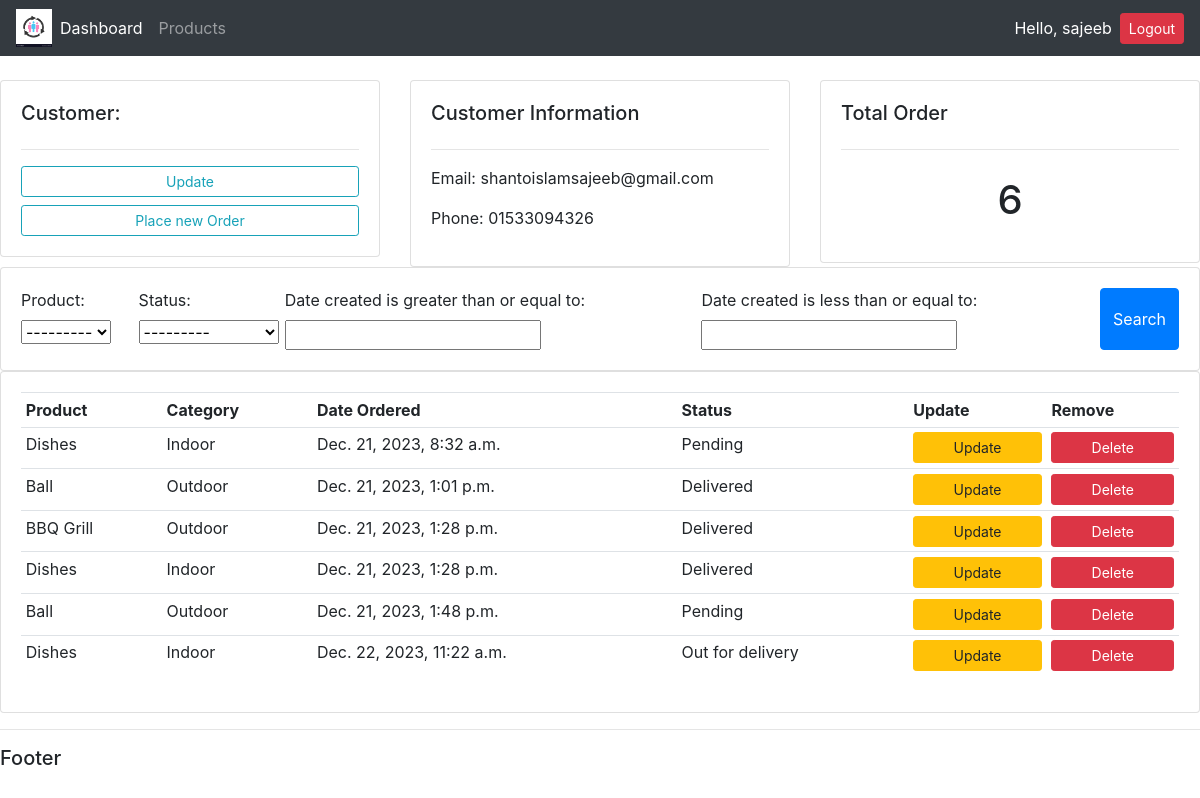
The app's page /customer/1/ (signed in) with its own data.
### accounts/models.py (models this page shows, shortened)
class Customer(models.Model):
    user = models.OneToOneField(User,null=True, blank=True, on_delete= models.CASCADE)
    name = models.CharField(max_length=200, null=True)
    phone = models.CharField(max_length=200, null=True)
    email = models.CharField(max_length=200, null=True)
    profile_pic = models.ImageField(default = "x.jpeg",null=True, blank = True)
    date_created = models.DateTimeField(auto_now_add = True, null=True)

class Order(models.Model):
    STATUS = (
        ('Pending','Pending'),
        ('Out for delivery','Out for delivery'),
        ('Delivered','Delivered'),
    )
    customer = models.ForeignKey(Customer, null=True, on_delete= models.SET_NULL)
    product = models.ForeignKey(Product, null=True, on_delete= models.SET_NULL)
    date_created = models.DateTimeField(auto_now_add = True, null=True)
    status = models.CharField(max_length=200, null=True, choices=STATUS)

class Product(models.Model):
    CATEGORY = (
        ('Indoor','Indoor'),
        ('Outdoor','Outdoor'),
    )
    name = models.CharField(max_length=200, null=True)
    price = models.FloatField(null = True)
    category = models.CharField(max_length=200, null=True,choices=CATEGORY)
    description = models.CharField(max_length=200, null=True, blank=True)
    date_created = models.DateTimeField(auto_now_add = True, null=True)
    tags = models.ManyToManyField(Tag)
    def __str__(self):
        return self.name

### accounts/decorators.py (the view)
        def wrapper_func(request, *args, **kwargs):
            group = None
            if request.user.groups.exists():
                group = request.user.groups.all()[0].name
            if group in allowed_roles:
                return view_func(request, *args, **kwargs)
            else:
                return HttpResponse('You are not authorized to view this page')

### accounts/views.py (called while the page is built)
@login_required(login_url='login')
@allowed_users(allowed_roles=['admin'])
def customer(request,pk):
    customers = Customer.objects.get(id=pk)
    orders = customers.order_set.all()
    order_count = orders.count()
    myFilter = OrderFilter(request.GET, queryset= orders)
    orders = myFilter.qs
    context = {'customers':customers,'orders':orders, 'order_count':order_count,'myFilter':myFilter}
    return render(request,'accounts/customer.html',context)

### accounts/templates/accounts/customer.html
{% extends 'accounts/main.html' %}
{% block content %}
    <br>
    <div class="row">
        <div class="col-md">
            <div class="card card-body">
                <h5>Customer:</h5>
                <hr>
                <a href="" class="btn btn-outline-info btn-sm btn-block">Update</a>
                <a href="{% url 'create_order' customers.id %}" class="btn btn-outline-info btn-sm btn-block">Place new Order</a>
            </div>
        </div>
        <div class="col-md">
            <div class="card card-body">
                <h5>Customer Information</h5>
                <hr>
                <p>Email: {{customers.email}}</p>
                <p>Phone: {{customers.phone}} </p>
            </div>
        </div>
        <div class="col-md">
            <div class="card card-body">
                <h5>Total Order</h5>
                <hr>
                <h1 style="text-align: center; padding: 10px;">{{order_count}}</h1>
            </div>
        </div>
    </div>
    <div class="row">
        <div class="col">
            <div class="card card-body">
                <form method="get">
                    <div class="d-flex flex-row">
                        {{myFilter.form}}
                        <button class="btn btn-primary" type="submit">Search</button>
                    </div>
                </form>
            </div>
        </div>
    </div>
    <div class="row">
        <div class="col-md">
            <div class="card card-body">
                <table class="table table-sm">
                    <tr>
                        <th>Product</th>
                        <th>Category</th>
                        <th>Date Ordered</th>
                        <th>Status</th>
                        <th>Update</th>
                        <th>Remove</th>
                    </tr>
                    {% for order in orders %}
                    <tr>
                        <td>{{order.product}}</td>
                        <td>{{order.product.category}}</td>
                        <td>{{order.date_created}}</td>
                        <td>{{order.status}}</td>
                        <td><a href="{% url 'update_order' order.id%}" class="btn btn-sm btn-warning btn-block" role = "button">Update</a></td>
                        <td><a href="{% url 'delete_order' order.id%}" class="btn btn-sm btn-danger btn-block">Delete</a></td>
                    </tr>
                    {% endfor %}
                </table>
            </div>
        </div>
    </div>
{% endblock%}

### accounts/templates/accounts/navbar.html (shortened to what this page needs)
{% load static %}
<nav class="navbar navbar-expand-lg navbar-dark bg-dark">
  <img src="{% static 'images/x.jpeg' %}" style="width: 3vw; min-width: 3px;"/>
    <div class="collapse navbar-collapse" id="navbarNav">
      <ul class="navbar-nav">
        {% if request.user.is_staff %}
        <li class="nav-item active">
          <a class="nav-link" href="{% url 'home' %}">Dashboard</a>
        </li>
        <li class="nav-item">
          <a class="nav-link" href="{% url 'product' %}">Products</a>
        </li>
        {% else %}
        <li class="nav-item">
          <a class="nav-link" href="{% url 'profile' %}">Settings</a>
        </li>
        {% endif %}
      </ul>
    </div>
    <span class="text-white text-bold mx-2">Hello, {{request.user}}</span>
    <span><a href="{% url 'logout' %}" class="btn btn-sm btn-danger text-white">Logout</a></span>
  </nav>

### static/css/main.css (style rules this page uses)
body { background-color: #ebeff5; }

### records on screen
Customer: email "shantoislamsajeeb@gmail.com", phone "01533094326"
Order: product "Dishes", product.category "Indoor", date_created "Dec. 21, 2023, 8:32 a.m.", status "Pending"
Order: product "Ball", product.category "Outdoor", date_created "Dec. 21, 2023, 1:01 p.m.", status "Delivered"
Order: product "BBQ Grill", product.category "Outdoor", date_created "Dec. 21, 2023, 1:28 p.m.", status "Delivered"
Order: product "Dishes", product.category "Indoor", date_created "Dec. 21, 2023, 1:28 p.m.", status "Delivered"
Order: product "Ball", product.category "Outdoor", date_created "Dec. 21, 2023, 1:48 p.m.", status "Pending"
Order: product "Dishes", product.category "Indoor", date_created "Dec. 22, 2023, 11:22 a.m.", status "Out for delivery"

### other values on screen
{{ request.user }} "sajeeb"
{{ order_count }} "6"
